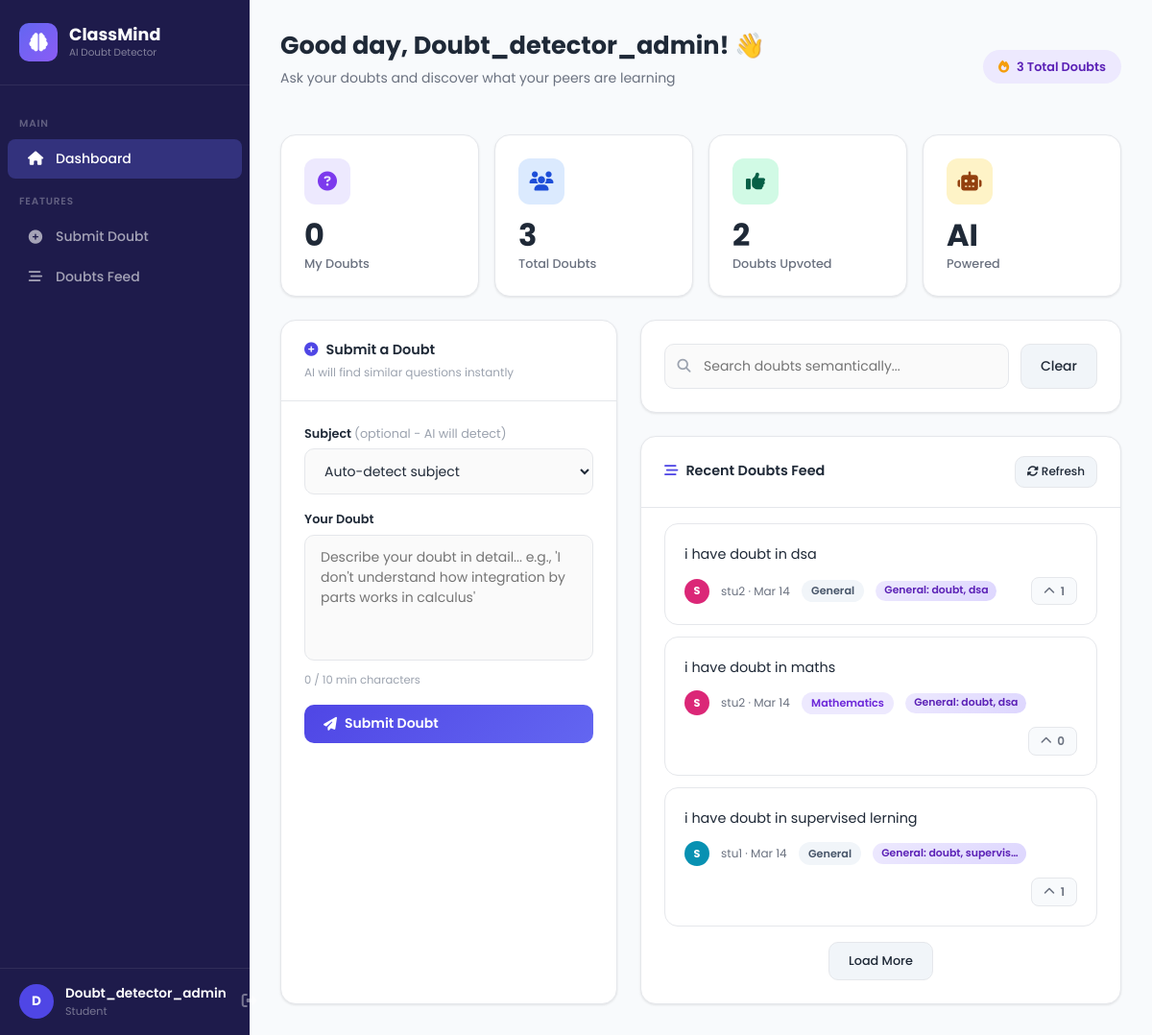
/student/ (signed in), run on the app's committed database.
### core/models.py (models this page shows, shortened)
class User(AbstractUser):
    ROLE_CHOICES = [('student', 'Student'), ('teacher', 'Teacher')]
    role = models.CharField(max_length=10, choices=ROLE_CHOICES, default='student')
    avatar_color = models.CharField(max_length=7, default='#4F46E5')
    def is_student(self):
        return self.role == 'student'

class Doubt(models.Model):
    text = models.TextField()
    student = models.ForeignKey(User, on_delete=models.CASCADE, related_name='doubts')
    timestamp = models.DateTimeField(auto_now_add=True)
    cluster_id = models.IntegerField(null=True, blank=True)
    cluster_label = models.CharField(max_length=200, blank=True)
    subject = models.CharField(max_length=100, blank=True)
    upvotes = models.IntegerField(default=0)
    class Meta:
        ordering = ['-timestamp']

### core/views.py (the view)
# urls.py: path('student/', views.student_dashboard, name='student_dashboard'),
@login_required
def student_dashboard(request):
    if not request.user.is_student():
        return redirect('teacher_dashboard')
    doubts = Doubt.objects.select_related('student').all()
    my_doubts = doubts.filter(student=request.user)
    recent_doubts = doubts[:10]
    voted_ids = list(Vote.objects.filter(
        student=request.user
    ).values_list('doubt_id', flat=True))
    context = {
        'my_doubts': my_doubts,
        'recent_doubts': recent_doubts,
        'total_doubts': doubts.count(),
        'my_count': my_doubts.count(),
        'voted_ids': json.dumps(voted_ids),
    }
    return render(request, 'core/student_dashboard.html', context)

### templates/core/student_dashboard.html (shortened to what this page needs)
{% extends 'core/base.html' %}
{% block nav_student %}active{% endblock %}
{% block content %}
<div class="page-header">
    <div style="display:flex;align-items:center;justify-content:space-between;flex-wrap:wrap;gap:1rem">
        <div>
            <h1 class="page-title">Good day, {{ user.username }}! 👋</h1>
            <p class="page-subtitle">Ask your doubts and discover what your peers are learning</p>
        </div>
        <div style="display:flex;align-items:center;gap:0.75rem">
            <div style="background:#ede9fe;color:#5b21b6;padding:0.5rem 1rem;border-radius:20px;font-size:0.8rem;font-weight:600">
                <i class="fas fa-fire" style="color:#f59e0b;margin-right:0.3rem"></i>
                {{ total_doubts }} Total Doubts
            </div>
        </div>
    </div>
</div>
<div class="row g-3 mb-4">
    <div class="col-6 col-md-3">
        <div class="stat-card">
            <div class="stat-icon" style="background:#ede9fe"><i class="fas fa-question-circle" style="color:#7c3aed"></i></div>
            <div class="stat-number">{{ my_count }}</div>
            <div class="stat-label">My Doubts</div>
        </div>
    </div>
    <div class="col-6 col-md-3">
        <div class="stat-card">
            <div class="stat-icon" style="background:#dbeafe"><i class="fas fa-users" style="color:#1d4ed8"></i></div>
            <div class="stat-number">{{ total_doubts }}</div>
            <div class="stat-label">Total Doubts</div>
        </div>
    </div>
    <div class="col-6 col-md-3">
        <div class="stat-card">
            <div class="stat-icon" style="background:#d1fae5"><i class="fas fa-thumbs-up" style="color:#065f46"></i></div>
            <div class="stat-number" id="myVoteCount">{{ voted_ids|length }}</div>
            <div class="stat-label">Doubts Upvoted</div>
        </div>
    </div>
    <div class="col-6 col-md-3">
        <div class="stat-card">
            <div class="stat-icon" style="background:#fef3c7"><i class="fas fa-robot" style="color:#92400e"></i></div>
            <div class="stat-number">AI</div>
            <div class="stat-label">Powered</div>
        </div>
    </div>
</div>
<div class="row g-4">
    <div class="col-lg-5" id="submit-section">
        <div class="card h-100">
            <div class="card-header-custom">
                <div>
                    <div class="card-title-sm"><i class="fas fa-plus-circle" style="color:#4f46e5;margin-right:0.5rem"></i>Submit a Doubt</div>
                    <div style="font-size:0.75rem;color:#9ca3af;margin-top:0.2rem">AI will find similar questions instantly</div>
                </div>
            </div>
            <div class="card-body-custom">
                <div class="form-group mb-3">
                    <label class="form-label">Subject <span style="color:#9ca3af;font-weight:400">(optional - AI will detect)</span></label>
                    <select class="form-input" id="subjectSelect" style="padding-left:1rem">
                        <option value="">Auto-detect subject</option>
                    </select>
                </div>
                <div class="form-group mb-3">
                    <label class="form-label">Your Doubt</label>
                    <textarea class="form-input" id="doubtText" rows="5" placeholder="Describe your doubt in detail... e.g., 'I don't understand how integration by parts works in calculus'"></textarea>
                    <div style="font-size:0.72rem;color:#9ca3af;margin-top:0.35rem" id="charCount">0 / 10 min characters</div>
                </div>
                <button class="btn-primary-custom w-100" id="submitBtn" onclick="submitDoubt()">
                    <i class="fas fa-paper-plane"></i> Submit Doubt
                </button>
            </div>
        </div>
    </div>
    <div class="col-lg-7" id="feed-section">
        <div class="card mb-4">
            <div class="card-body-custom">
                <div style="display:flex;gap:0.75rem">
                    <div style="position:relative;flex:1">
                        <i class="fas fa-search" style="position:absolute;left:0.85rem;top:50%;transform:translateY(-50%);color:#9ca3af;font-size:0.875rem"></i>
                        <input type="text" id="searchInput" class="form-input" placeholder="Search doubts semantically..." style="padding-left:2.5rem" oninput="debounceSearch()">
                    </div>
                    <button class="btn-secondary-custom" onclick="clearSearch()">Clear</button>
                </div>
            </div>
        </div>
        <div class="card">
            <div class="card-header-custom">
                <div class="card-title-sm"><i class="fas fa-stream" style="color:#4f46e5;margin-right:0.5rem"></i>Recent Doubts Feed</div>
                <button class="btn-secondary-custom" onclick="loadFeed(1)" style="font-size:0.75rem;padding:0.4rem 0.75rem">
                    <i class="fas fa-sync-alt"></i> Refresh
                </button>
            </div>
            <div class="card-body-custom" style="padding-top:1rem">
                <div id="feedContainer">
                    {% for doubt in recent_doubts %}
                    <div class="doubt-card" id="doubt-{{ doubt.id }}">
                        <div class="doubt-text">{{ doubt.text }}</div>
                        <div class="doubt-meta">
                            <div style="width:26px;height:26px;border-radius:50%;background:{{ doubt.student.avatar_color }};display:flex;align-items:center;justify-content:center;color:white;font-size:0.7rem;font-weight:700">{{ doubt.student.username|first|upper }}</div>
                            <div class="doubt-author">{{ doubt.student.username }} · {{ doubt.timestamp|date:"M d" }}</div>
                            <span class="subject-badge {% if doubt.subject == 'Mathematics' %}badge-math{% elif doubt.subject == 'Physics' %}badge-physics{% elif doubt.subject == 'Chemistry' %}badge-chemistry{% elif doubt.subject == 'Computer Science' %}badge-cs{% elif doubt.subject == 'Biology' %}badge-biology{% else %}badge-general{% endif %}">
                                {{ doubt.subject|default:"General" }}
                            </span>
                            {% if doubt.cluster_label %}<span class="cluster-badge">{{ doubt.cluster_label|truncatechars:25 }}</span>{% endif %}
                            <button class="upvote-btn {% if doubt.id in voted_ids %}voted{% endif %}" onclick="upvote({{ doubt.id }}, this)" id="upvote-{{ doubt.id }}">
                                <i class="fas fa-chevron-up"></i> <span class="upvote-count">{{ doubt.upvotes }}</span>
                            </button>
                        </div>
                    </div>
                    {% empty %}
                    <div style="text-align:center;padding:2rem;color:#9ca3af">
                        <i class="fas fa-inbox" style="font-size:2rem;margin-bottom:0.75rem;display:block;opacity:0.4"></i>
                        No doubts yet. Be the first to ask!
                    </div>
                    {% endfor %}
                </div>
                <div id="loadMoreBtn" style="text-align:center;margin-top:1rem">
                    <button class="btn-secondary-custom" onclick="loadMoreFeed()" id="loadMore" style="font-size:0.8rem">
                        Load More
                    </button>
                </div>
            </div>
        </div>
    </div>
</div>
{% endblock %}

### templates/core/base.html (shortened to what this page needs)
<!DOCTYPE html>
<html lang="en">
<head>
    {% load static %}
    <link href="https://cdnjs.cloudflare.com/ajax/libs/bootstrap/5.3.0/css/bootstrap.min.css" rel="stylesheet">
    <link href="https://cdnjs.cloudflare.com/ajax/libs/font-awesome/6.4.0/css/all.min.css" rel="stylesheet">
</head>
<body>
    {% if user.is_authenticated %}
    <aside class="sidebar" id="sidebar">
        <div class="sidebar-brand">
            <a href="{% url 'dashboard' %}" class="brand-logo">
                <div class="brand-icon"><i class="fas fa-brain"></i></div>
                <div>
                    <div class="brand-text">ClassMind</div>
                    <div class="brand-sub">AI Doubt Detector</div>
                </div>
            </a>
        </div>
        <nav class="sidebar-nav">
            <div class="nav-section-label">Main</div>
            {% if user.is_student %}
            <a href="{% url 'student_dashboard' %}" class="nav-link-item {% block nav_student %}{% endblock %}">
                <i class="fas fa-home"></i> Dashboard
            </a>
            {% else %}
            <a href="{% url 'teacher_dashboard' %}" class="nav-link-item {% block nav_teacher %}{% endblock %}">
                <i class="fas fa-chart-line"></i> Analytics
            </a>
            {% endif %}
            <div class="nav-section-label">Features</div>
            {% if user.is_student %}
            <a href="#submit-section" class="nav-link-item" onclick="scrollToSection('submit-section')">
                <i class="fas fa-plus-circle"></i> Submit Doubt
            </a>
            <a href="#feed-section" class="nav-link-item" onclick="scrollToSection('feed-section')">
                <i class="fas fa-stream"></i> Doubts Feed
            </a>
            {% endif %}
        </nav>
        <div class="sidebar-footer">
            <div class="user-card">
                <div class="avatar" style="background: {{ user.avatar_color }}">
                    {{ user.username|first|upper }}
                </div>
                <div class="user-info">
                    <div class="user-name">{{ user.username }}</div>
                    <div class="user-role">{{ user.role }}</div>
                </div>
                <form method="POST" action="{% url 'logout' %}">
                    <button type="submit" class="logout-btn" title="Logout">
                        <i class="fas fa-sign-out-alt"></i>
                    </button>
                </form>
            </div>
        </div>
    </aside>
    {% endif %}
    <main class="main-content">
        {% block content %}{% endblock %}
    </main>
</body>
</html>

### data on the page
User: username|first "D", username "Doubt_detector_admin", role "Student"
Doubt: text "i have doubt in dsa", student.username|first "S", student.username "stu2", timestamp "Mar 14", subject "General", cluster_label "General: doubt, dsa", upvotes "1"
Doubt: text "i have doubt in maths", student.username|first "S", student.username "stu2", timestamp "Mar 14", subject "Mathematics", cluster_label "General: doubt, dsa", upvotes "0"
Doubt: text "i have doubt in supervised lerning", student.username|first "S", student.username "stu1", timestamp "Mar 14", subject "General", cluster_label "General: doubt, supervis…", upvotes "1"

### other printed values
{{ total_doubts }} "3"
{{ my_count }} "0"
{{ voted_ids|length }} "2"
